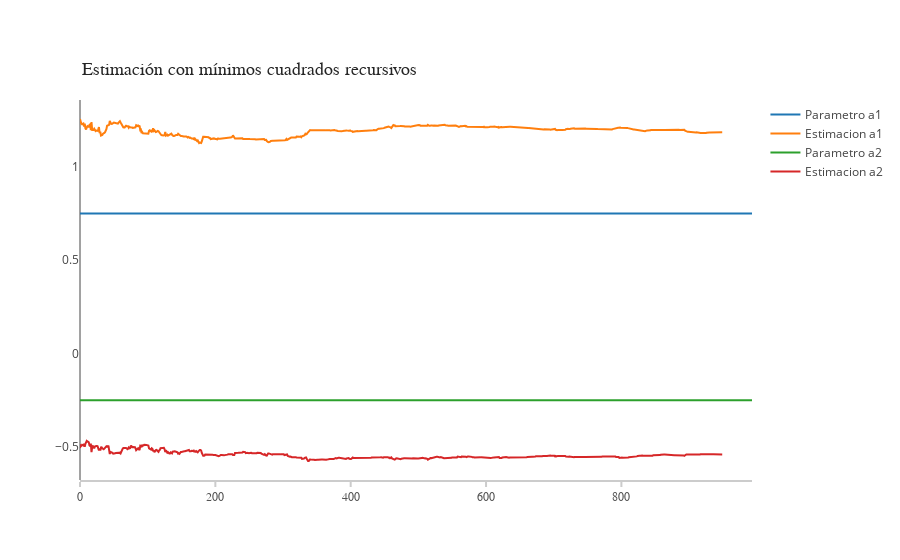

Here is the notebook cell this chart was saved with:
### Code cell
trace = go.Scatter(
    y = a1,
    x = np.arange(nobs),
    name = 'Parametro a1')

trace1 = go.Scatter(
    y = c1,
    x = np.arange(nobs),
    name = 'Estimacion a1')

trace2 = go.Scatter(
    y = a2,
    x = np.arange(nobs),
    name = 'Parametro a2')

trace3 = go.Scatter(
    y = c2,
    x = np.arange(nobs),
    name = 'Estimacion a2')

layout = go.Layout(
    xaxis=dict(
        showline=True,
        showgrid=False,
        showticklabels=True,
        linecolor='rgb(204, 204, 204)',
        linewidth=2,
        ticks='outside',
        tickcolor='rgb(204, 204, 204)',
        tickwidth=2,
        ticklen=5,
        tickfont=dict(
            family='Arial',
            size=12,
            color='rgb(82, 82, 82)',
        ),
    ),
    yaxis=dict(
        showgrid=False,
        zeroline=False,
        showline=False,
        showticklabels=True,
    )
)

annotations = []
annotations.append(dict(xref='paper', yref='paper', x=0.0, y=1.05,
                              xanchor='left', yanchor='bottom',
                              text='Estimación con mínimos cuadrados recursivos',
                              font=dict(family='Arial',
                                        size=18,
                                        color='rgb(37,37,37)'),
                              showarrow=False))

layout['annotations'] = annotations

layout['annotations'] = annotations
traces = [trace, trace1, trace2, trace3]

fig = go.Figure(data=traces, layout=layout)
py.iplot(fig,filename='RLS')

### Figure 1 — Plotly figure (JSON) as saved in the notebook; plotly's stock layout.template omitted (floating-point values rounded to 4 significant figures; data arrays with more than 128 entries replaced by an {"elided": "..."} marker saying what was removed)
{"data": [{"name": "Parametro a1", "type": "scatter", "uid": "00e76a6d-447e-440b-a610-8872bd461f9b", "x": {"elided": "1000 int values"}, "y": {"elided": "994 float values"}}, {"name": "Estimacion a1", "type": "scatter", "uid": "30614c90-1c42-46d0-8906-59ad6ea316ff", "x": {"elided": "1000 int values"}, "y": {"elided": "950 float values"}}, {"name": "Parametro a2", "type": "scatter", "uid": "e9360bdb-a93a-4aa1-be5f-6c05a9caf7c3", "x": {"elided": "1000 int values"}, "y": {"elided": "994 float values"}}, {"name": "Estimacion a2", "type": "scatter", "uid": "e3ae2209-0d24-4f9d-8df6-776834680a8e", "x": {"elided": "1000 int values"}, "y": {"elided": "950 float values"}}], "layout": {"annotations": [{"font": {"color": "rgb(37,37,37)", "family": "Arial", "size": 18}, "showarrow": false, "text": "Estimación con mínimos cuadrados recursivos", "x": 0, "xanchor": "left", "xref": "paper", "y": 1.05, "yanchor": "bottom", "yref": "paper"}], "autosize": true, "xaxis": {"autorange": true, "linecolor": "rgb(204, 204, 204)", "linewidth": 2, "range": [0, 993], "showgrid": false, "showline": true, "showticklabels": true, "tickcolor": "rgb(204, 204, 204)", "tickfont": {"color": "rgb(82, 82, 82)", "family": "Arial", "size": 12}, "ticklen": 5, "ticks": "outside", "tickwidth": 2, "type": "linear"}, "yaxis": {"autorange": true, "range": [-0.6779, 1.359], "showgrid": false, "showline": false, "showticklabels": true, "type": "linear", "zeroline": false}}}
